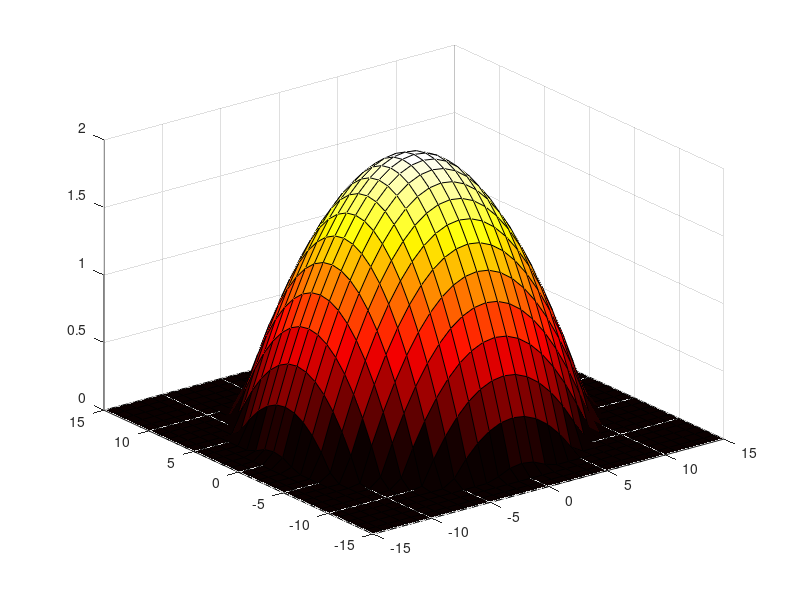

Recreate this plot in MATLAB.
[x, y] = meshgrid(-15:1:15);
z = -(x.^2+y.^2)/75 + 2;

%fem que els punts on z és negativa siguin 0
z(z<0) = 0;

%pintem el plot
surf(x,y,z);
colormap hot;
